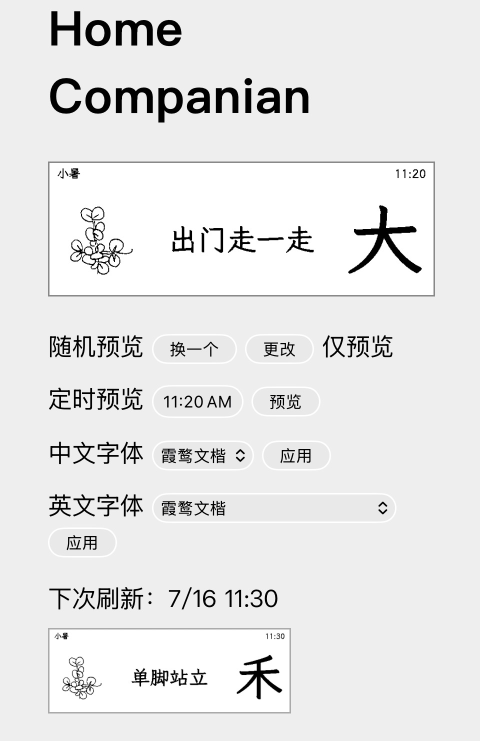
#> input picture server_example.jpg, 960 x 1482 px (shown at 1/2 size)
$ python image_utility.py server_example.jpg out.png
#> lines starting #> are read from the running program, lines starting #| are printed output that depends on the picture
#> in process_file, image is the input picture: PIL image 960x1482 RGB; mean R, G, B 230.4, 230.4, 230.4
### src/home_companian/image_processing.py
from __future__ import annotations

from pathlib import Path

from PIL import Image, ImageOps


DEFAULT_SIZE = (792, 228)
DEFAULT_THRESHOLD = 180


def process_image(
    image: Image.Image,
    *,
    size: tuple[int, int] = DEFAULT_SIZE,
    fit: str = "cover",
    binarize: str = "dither",
    threshold: int = DEFAULT_THRESHOLD,
    autocontrast: bool = False,
    invert: bool = False,
    trim: int = 0,
    content_scale: float = 1.0,
) -> Image.Image:
    """Convert an image into a slot-sized e-ink asset."""
#> called with size = (792, 228), fit = 'cover', binarize = 'dither', threshold = 180, autocontrast = False, invert = False, trim = 0, content_scale = 1
    width, height = size
    if width <= 0 or height <= 0:
        raise ValueError("image size must be positive")
    if fit not in {"cover", "contain"}:
        raise ValueError("fit must be cover or contain")
    if binarize not in {"dither", "threshold", "grayscale"}:
        raise ValueError("binarize must be dither, threshold, or grayscale")
    if not 0 <= threshold <= 255:
        raise ValueError("threshold must be between 0 and 255")
    if trim < 0:
        raise ValueError("trim must not be negative")
    if not 0 < content_scale <= 1:
        raise ValueError("content scale must be greater than 0 and at most 1")

    oriented = ImageOps.exif_transpose(image)
    if trim:
        if trim * 2 >= min(oriented.size):
            raise ValueError("trim removes the entire image")
        oriented = oriented.crop(
            (trim, trim, oriented.width - trim, oriented.height - trim)
        )
    rgba = oriented.convert("RGBA")
    white = Image.new("RGBA", rgba.size, "white")
#> white: PIL image 960x1482 RGBA; every value is 255
    white.alpha_composite(rgba)
    grayscale = white.convert("L")

    content_size = (
        max(1, round(width * content_scale)),
        max(1, round(height * content_scale)),
    )
    if fit == "cover":
        content = ImageOps.fit(
            grayscale, content_size, method=Image.Resampling.LANCZOS
        )
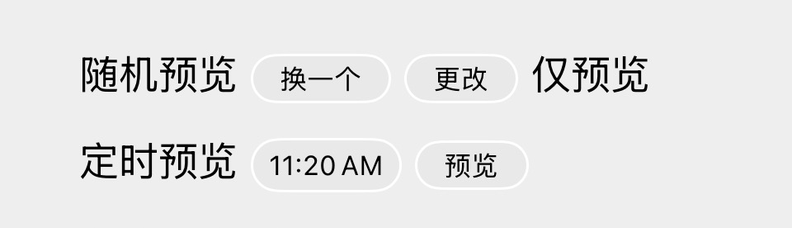
#> content: PIL image 792x228 L; min 0, max 255, mean 228.9
    else:
        content = ImageOps.contain(
            grayscale, content_size, method=Image.Resampling.LANCZOS
        )
    fitted = Image.new("L", size, 255)
#> fitted: PIL image 792x228 L; every value is 255
    fitted.paste(
        content,
        ((width - content.width) // 2, (height - content.height) // 2),
    )

    if autocontrast:
        fitted = ImageOps.autocontrast(fitted)
    if invert:
        fitted = ImageOps.invert(fitted)
    if binarize == "grayscale":
        return fitted
    if binarize == "threshold":
        return fitted.point(lambda pixel: 255 if pixel > threshold else 0, mode="1")
    return fitted.convert("1", dither=Image.Dither.FLOYDSTEINBERG)
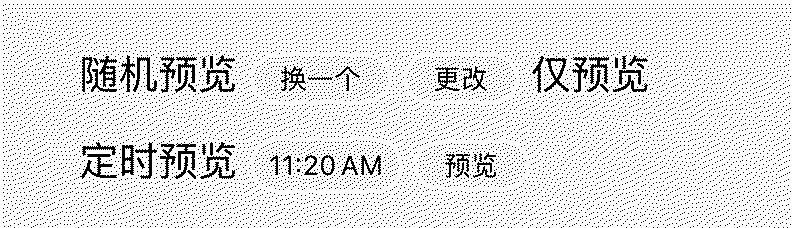
#> returned value: PIL image 792x228 1; 89.9% white; black in thin lines or dots


def process_file(
    source: Path,
    output: Path,
    **options: object,
) -> Image.Image:
    if output.suffix.lower() != ".png":
        raise ValueError("output file must use the .png extension")
    try:
        with Image.open(source) as image:
            processed = process_image(image, **options)
    except OSError as exc:
        raise ValueError(f"input image cannot be opened: {source}") from exc
    output.parent.mkdir(parents=True, exist_ok=True)
    processed.save(output, format="PNG", optimize=True)
    return processed

### image_utility.py
#!/usr/bin/env python3
"""Prepare an image as a black-and-white e-ink asset."""

import argparse
from pathlib import Path
import sys


ROOT = Path(__file__).resolve().parent
sys.path.insert(0, str(ROOT / "src"))

from home_companian.image_processing import (  # noqa: E402
    DEFAULT_SIZE,
    process_file,
)


def parse_size(value: str) -> tuple[int, int]:
    try:
        width_text, height_text = value.lower().split("x", 1)
        width, height = int(width_text), int(height_text)
    except ValueError as exc:
        raise argparse.ArgumentTypeError("size must use WIDTHxHEIGHT") from exc
    if width <= 0 or height <= 0:
        raise argparse.ArgumentTypeError("size must be positive")
    return width, height


def main() -> None:
    parser = argparse.ArgumentParser(
        description="Convert an image to a slot-sized 1-bit PNG for the e-ink display."
    )
    parser.add_argument("input", type=Path)
    parser.add_argument("output", type=Path)
    parser.add_argument(
        "--size",
        type=parse_size,
        default=DEFAULT_SIZE,
        metavar="WIDTHxHEIGHT",
        help="output size (default: 792x228)",
    )
    parser.add_argument(
        "--fit",
        choices=("cover", "contain"),
        default="cover",
        help="crop to fill or preserve the whole image (default: cover)",
    )
    parser.add_argument(
        "--binarize",
        choices=("dither", "threshold", "grayscale"),
        default="dither",
        help="photo dithering, hard threshold, or processed grayscale master (default: dither)",
    )
    parser.add_argument("--threshold", type=int, default=180)
    parser.add_argument("--autocontrast", action="store_true")
    parser.add_argument("--invert", action="store_true")
    parser.add_argument(
        "--trim",
        type=int,
        default=0,
        metavar="PIXELS",
        help="crop this many pixels from every input edge",
    )
    parser.add_argument(
        "--content-scale",
        type=float,
        default=1.0,
        metavar="RATIO",
        help="scale content within the output canvas (0 < ratio <= 1)",
    )
    args = parser.parse_args()
    try:
        processed = process_file(
            args.input,
            args.output,
            size=args.size,
            fit=args.fit,
            binarize=args.binarize,
            threshold=args.threshold,
            autocontrast=args.autocontrast,
            invert=args.invert,
            trim=args.trim,
            content_scale=args.content_scale,
        )
    except ValueError as exc:
        parser.error(str(exc))
    print(
        f"Wrote {args.output} "
        f"({processed.width}x{processed.height}, {processed.mode} PNG)"
    )
#| Wrote out.png (792x228, 1 PNG)


if __name__ == "__main__":
    main()
